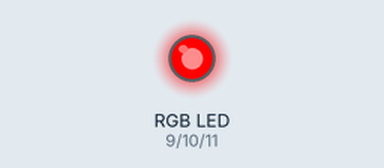
Recording of a sketch running on a simulated Arduino Uno, built with avr-gcc and run on an emulated ATmega328P. On the bench: an RGB LED mixed from three pins (HIGH = lit).

Above: at 0.5 s.
At 1.5 s:
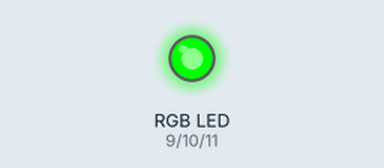
At 5.5 s:
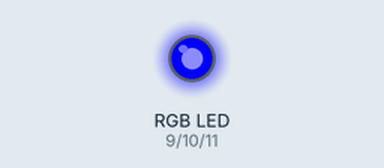
Timing chart, 0 to 6.9 s (numbered marks = the images above):
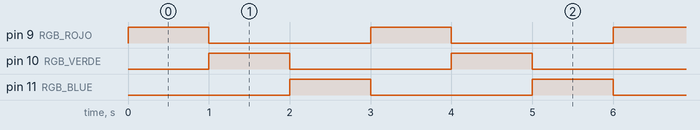

Measured:
- by itself, pin 9 (RGB_ROJO), pin 10 (RGB_VERDE), pin 11 (RGB_BLUE): alternates HIGH for 1.0 s and LOW for 2.0 s
- by itself, everything shown: repeats every 3.0 s, in 3 steps

The sketch:

RGB_Sencillo.ino
```cpp
#define RGB_ROJO 9
#define RGB_VERDE 10
#define RGB_BLUE 11

void setup() {

pinMode (RGB_ROJO, OUTPUT);
pinMode (RGB_VERDE, OUTPUT);
pinMode (RGB_BLUE, OUTPUT);


}

void loop() {

digitalWrite(RGB_ROJO, HIGH);
digitalWrite(RGB_VERDE,LOW);
digitalWrite(RGB_BLUE,LOW);
delay (1000);


digitalWrite(RGB_ROJO,LOW);
digitalWrite(RGB_VERDE,HIGH);
digitalWrite(RGB_BLUE,LOW);
delay (1000);


digitalWrite(RGB_ROJO, LOW);
digitalWrite(RGB_VERDE,LOW);
digitalWrite(RGB_BLUE,HIGH);
delay (1000);

}
```
